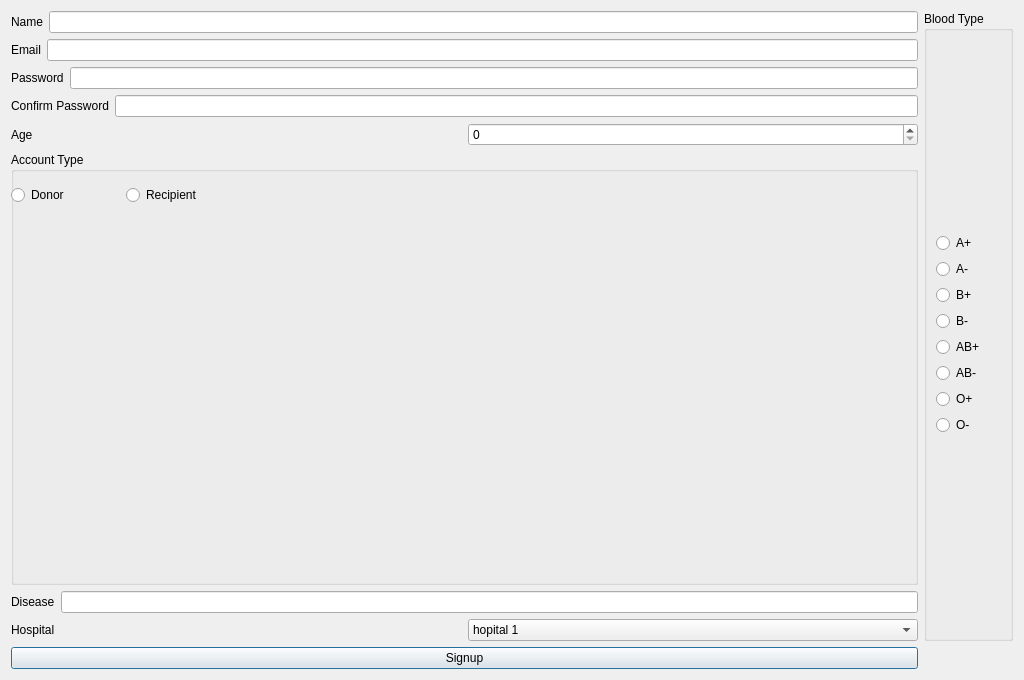
<?xml version="1.0" encoding="UTF-8"?>
<ui version="4.0">
 <class>SignUp</class>
 <widget class="QDialog" name="SignUp">
  <property name="geometry">
   <rect>
    <x>0</x>
    <y>0</y>
    <width>1024</width>
    <height>680</height>
   </rect>
  </property>
  <property name="windowTitle">
   <string>Dialog</string>
  </property>
  <layout class="QGridLayout" name="gridLayout_2">
   <item row="0" column="0">
    <layout class="QGridLayout" name="gridLayout">
     <item row="0" column="0">
      <layout class="QHBoxLayout" name="horizontalLayout">
       <item>
        <widget class="QLabel" name="label">
         <property name="text">
          <string>Name</string>
         </property>
        </widget>
       </item>
       <item>
        <widget class="QLineEdit" name="lineEdit"/>
       </item>
      </layout>
     </item>
     <item row="1" column="0">
      <layout class="QHBoxLayout" name="horizontalLayout_2">
       <item>
        <widget class="QLabel" name="label_2">
         <property name="text">
          <string>Email</string>
         </property>
        </widget>
       </item>
       <item>
        <widget class="QLineEdit" name="lineEdit_2"/>
       </item>
      </layout>
     </item>
     <item row="2" column="0">
      <layout class="QHBoxLayout" name="horizontalLayout_3">
       <item>
        <widget class="QLabel" name="label_3">
         <property name="text">
          <string>Password</string>
         </property>
        </widget>
       </item>
       <item>
        <widget class="QLineEdit" name="lineEdit_3"/>
       </item>
      </layout>
     </item>
     <item row="3" column="0">
      <layout class="QHBoxLayout" name="horizontalLayout_4">
       <item>
        <widget class="QLabel" name="label_4">
         <property name="text">
          <string>Confirm Password</string>
         </property>
        </widget>
       </item>
       <item>
        <widget class="QLineEdit" name="lineEdit_4"/>
       </item>
      </layout>
     </item>
     <item row="4" column="0">
      <layout class="QHBoxLayout" name="horizontalLayout_6">
       <item>
        <widget class="QLabel" name="label_6">
         <property name="text">
          <string>Age</string>
         </property>
        </widget>
       </item>
       <item>
        <widget class="QSpinBox" name="spinBox"/>
       </item>
      </layout>
     </item>
     <item row="5" column="0">
      <widget class="QGroupBox" name="groupBox">
       <property name="title">
        <string>Account Type</string>
       </property>
       <widget class="QWidget" name="layoutWidget">
        <property name="geometry">
         <rect>
          <x>0</x>
          <y>30</y>
          <width>223</width>
          <height>26</height>
         </rect>
        </property>
        <layout class="QHBoxLayout" name="horizontalLayout_7">
         <item>
          <widget class="QRadioButton" name="radioButton">
           <property name="text">
            <string>Donor</string>
           </property>
          </widget>
         </item>
         <item>
          <widget class="QRadioButton" name="radioButton_2">
           <property name="text">
            <string>Recipient</string>
           </property>
          </widget>
         </item>
        </layout>
       </widget>
      </widget>
     </item>
     <item row="6" column="0">
      <layout class="QHBoxLayout" name="horizontalLayout_5">
       <item>
        <widget class="QLabel" name="label_5">
         <property name="text">
          <string>Disease</string>
         </property>
        </widget>
       </item>
       <item>
        <widget class="QLineEdit" name="lineEdit_5"/>
       </item>
      </layout>
     </item>
     <item row="7" column="0">
      <layout class="QHBoxLayout" name="horizontalLayout_8">
       <item>
        <widget class="QLabel" name="label_7">
         <property name="text">
          <string>Hospital</string>
         </property>
        </widget>
       </item>
       <item>
        <widget class="QComboBox" name="comboBox">
         <item>
          <property name="text">
           <string>hopital 1</string>
          </property>
         </item>
         <item>
          <property name="text">
           <string>hopital 2</string>
          </property>
         </item>
         <item>
          <property name="text">
           <string>hopital 3</string>
          </property>
         </item>
         <item>
          <property name="text">
           <string>hopital 4</string>
          </property>
         </item>
        </widget>
       </item>
      </layout>
     </item>
    </layout>
   </item>
   <item row="0" column="1">
    <widget class="QGroupBox" name="groupBox_2">
     <property name="title">
      <string>Blood Type</string>
     </property>
     <layout class="QGridLayout" name="gridLayout_3">
      <item row="0" column="0">
       <layout class="QVBoxLayout" name="verticalLayout">
        <item>
         <widget class="QRadioButton" name="radioButton_14">
          <property name="text">
           <string>A+</string>
          </property>
         </widget>
        </item>
        <item>
         <widget class="QRadioButton" name="radioButton_9">
          <property name="text">
           <string>A-</string>
          </property>
         </widget>
        </item>
        <item>
         <widget class="QRadioButton" name="radioButton_13">
          <property name="text">
           <string>B+</string>
          </property>
         </widget>
        </item>
        <item>
         <widget class="QRadioButton" name="radioButton_3">
          <property name="text">
           <string>B-</string>
          </property>
         </widget>
        </item>
        <item>
         <widget class="QRadioButton" name="radioButton_4">
          <property name="text">
           <string>AB+</string>
          </property>
         </widget>
        </item>
        <item>
         <widget class="QRadioButton" name="radioButton_8">
          <property name="text">
           <string>AB-</string>
          </property>
         </widget>
        </item>
        <item>
         <widget class="QRadioButton" name="radioButton_12">
          <property name="text">
           <string>O+</string>
          </property>
         </widget>
        </item>
        <item>
         <widget class="QRadioButton" name="radioButton_10">
          <property name="text">
           <string>O-</string>
          </property>
         </widget>
        </item>
       </layout>
      </item>
     </layout>
    </widget>
   </item>
   <item row="1" column="0">
    <widget class="QPushButton" name="pushButton">
     <property name="text">
      <string>Signup</string>
     </property>
    </widget>
   </item>
  </layout>
 </widget>
 <resources/>
 <connections/>
</ui>
